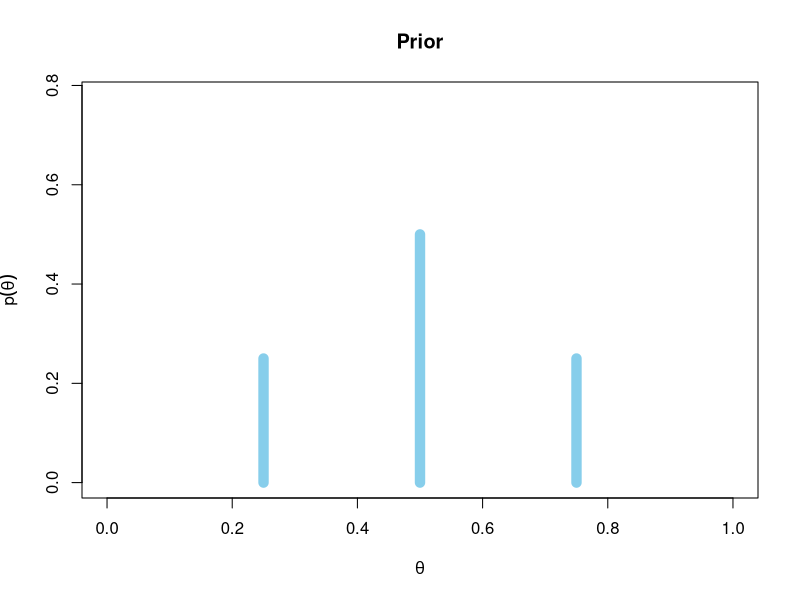
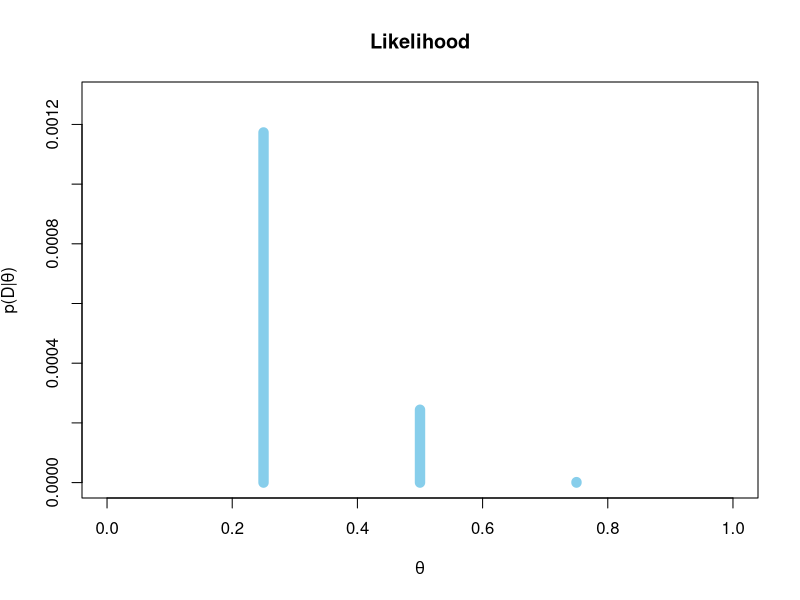
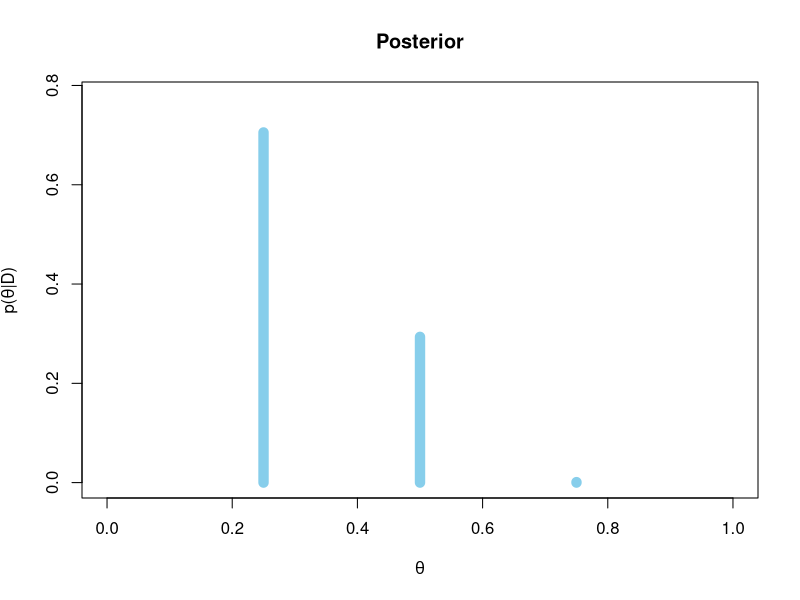

Write the R code that produced these figures, in order.
# Data
Data = c(1,1,1,0,0,0,0,0,0,0,0,0) # order doesn't matter  
z = sum( Data )  
N = length( Data )  

# Prior  
Theta = c(.25, .5, .75)  
prior = c(.25, .5, .25)  

# Likelihood  
likelihood = Theta^z * (1-Theta)^(N-z) # Bernoulli likelihood  

# Posterior  
evidence = sum( likelihood * prior )  
posterior = likelihood * prior / evidence # Bayes' rule!  

print(posterior)  

### Plotting

# plot prior  
plot(Theta , prior,   
     type="h", lwd=10, main="Prior",  
     xlim=c(0,1) , xlab=bquote(theta),  
     ylim=c(0,1.1*max(posterior)),   
     ylab=bquote(p(theta)),  
     col="skyblue")  

# plot Likelihood  
plot( Theta , likelihood ,   
      type="h" , lwd=10 , main="Likelihood",  
      xlim=c(0,1) , xlab=bquote(theta),  
      ylim=c(0,1.1*max(likelihood)),   
      ylab=bquote(paste("p(D|",theta,")")),  
      col="skyblue" )  


# plot posterior  
plot( Theta , posterior,   
      type="h" , lwd=10 , main="Posterior" ,  
      xlim=c(0,1) , xlab=bquote(theta),  
      ylim=c(0,1.1*max(posterior)),   
      ylab=bquote(paste("p(",theta,"|D)")),  
      col="skyblue") 
